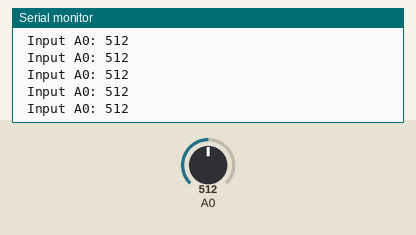
This sketch was run on a simulated Arduino Uno, built with avr-gcc and run on an emulated ATmega328P. Parts: the last lines printed to the serial monitor. The test bench sets the inputs (shaded band); at power-on: A0 = 512.

Above: at 1.2 s.
1.3 s: A0 set to 986
At 2.0 s:
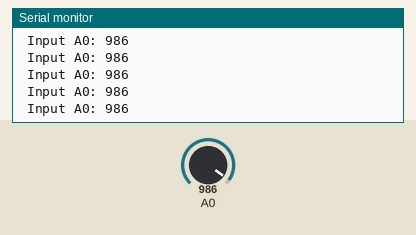
4.3 s: A0 set to 1017
At 5.4 s:
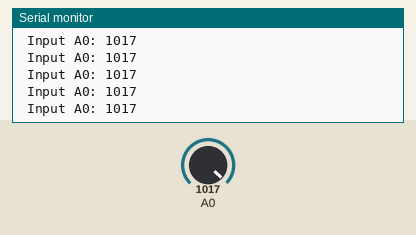
Timing chart, 0 to 7.3 s (numbered marks = the images above; inputs shaded):
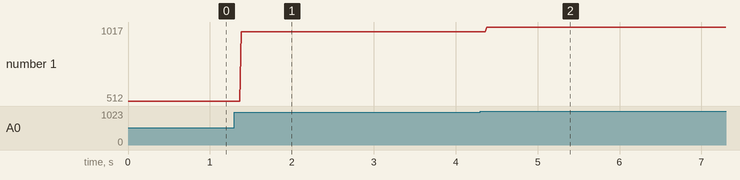

Measured:
- after the input at 1.3 s, the serial monitor: prints a new line after 0.08 s (image 1)
- after the input at 4.3 s, the serial monitor: prints a new line after 0.08 s (image 2)
- plotted number 1: 512 → 986 after the input at 1.3 s, 986 → 1017 after the input at 4.3 s

The sketch:

test.ino
```cpp
void setup() {
    Serial.begin(9600);
}

void loop() {
    int keyVal = analogRead(A0);
    Serial.print(" Input A0: ");
    Serial.println(keyVal);
    //tone(8, 400);
}
```
